Frame 1 (no input): blank canvas, image omitted
Frame 60 (the mouse pressed at the canvas centre just before this capture): blank canvas, image omitted
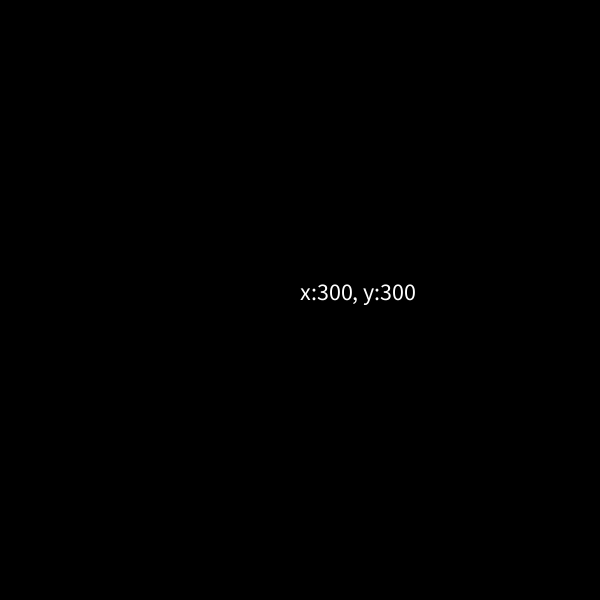
Frame 120 (the mouse held since frame 60 and released just before this capture)

The Processing sketch whose frames 1 and 60 were blank and that drew this single picture after the mouse press (run headless with seeded random() and noise(); from frame 60 on, the mouse is pressed at the canvas centre):

// Processing sketch: mouseCoords
// ── mouseCoords.pde
/*
 * Doug Brantner
 * Intro to Coding 9/19/18
 * Mouse Coordinates demo
 */
 
String s;

void setup() {
  size(600, 600);
  textSize(24);
}

void draw() {
  background(0);  // clear background
  s = "x:" + mouseX + ", " + "y:" + mouseY; // update text String
  text(s, mouseX, mouseY);
}
